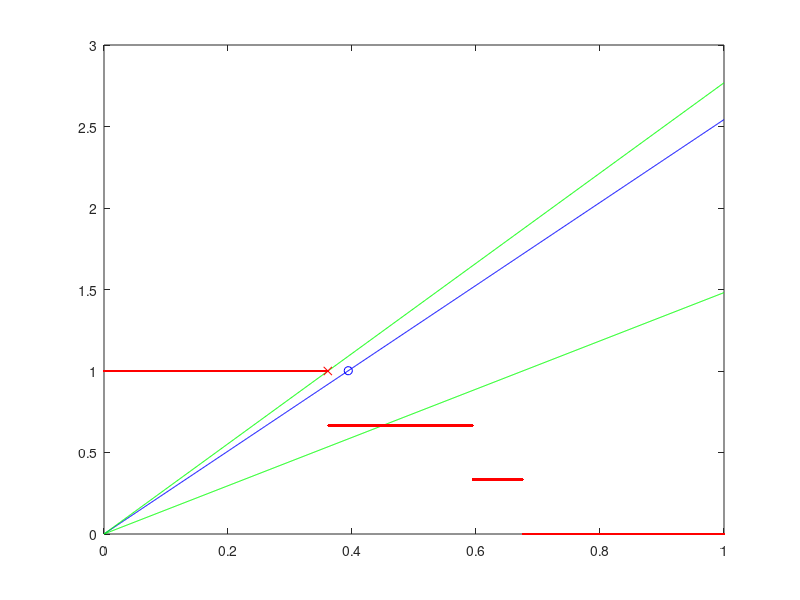

The MATLAB script that drew this image:
d=3;
R0=3.0; tau0=1;
mu0=1/tau0; b0=mu0*R0;

dB=rand(d)/d; dB=(dB+dB')/2; dB=dB-diag(diag(dB));
%B=diag(b0*ones(d,1)-0.5/d)+dB
B=b0*ones(1,d)-sum(dB);
B=diag(B)+dB;

Sig=mu0*(ones(d,1)+(rand(d,1)-0.5)/d); 
Sig=diag(Sig);
iSig=pinv(Sig);

figure(1); 
sz=0:1e-3:1;
s0=rand(d,1); s0=s0/max(s0);
k=0; n=[]; z=[]; n0=[]; n1=[]; 
for a=sz
    s=a*s0;
    T=B.*s';
    K=T*iSig;
    k=k+1;
    n(k)=norm(K);
    krows=K'*ones(d,1);
    z(k)=sum(krows<1);
    n0(k)=min(krows);
    n1(k)=max(krows);
end
plot(sz,n,'b',sz,n0,'g',sz,n1,'g',sz,z/d,'.r');
hold on
j=find(n>=1,1);  plot(sz(j),n(j),'ob');
j=find(z<d,1);  plot(sz(j-1),z(j-1)/d,'xr');
hold off
